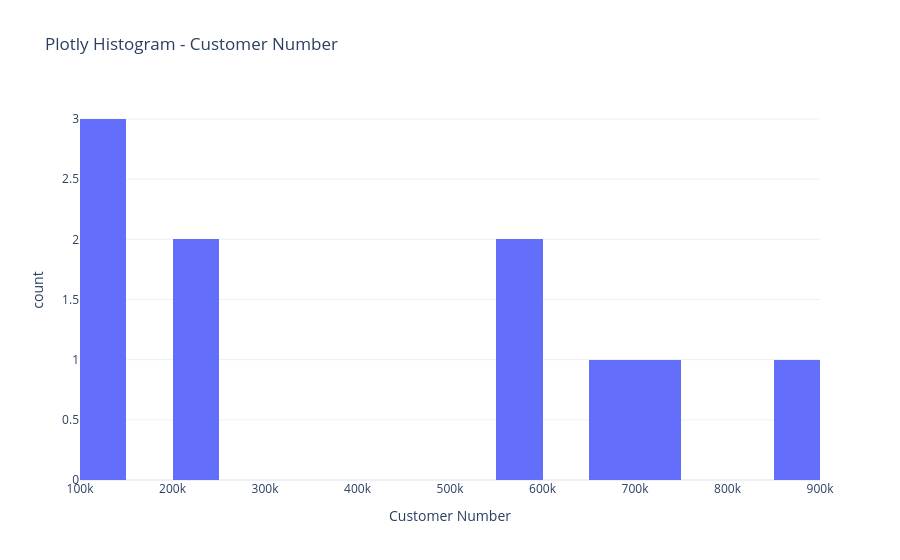
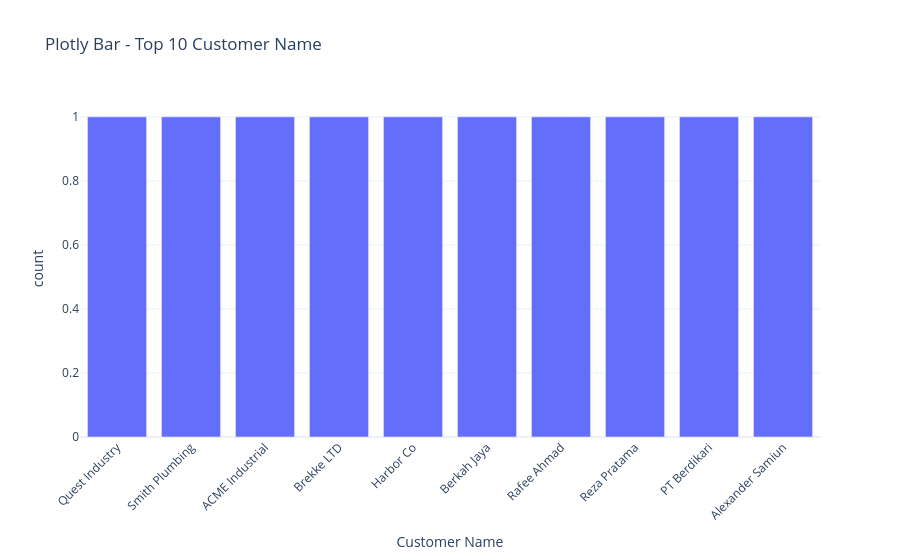

Write notebook code for charts like these, in order.
### Markdown cell above
## Bagian 3 - Plotly (Interaktif, Cocok untuk Eksplorasi)

Plotly memudahkan eksplorasi karena chart bisa di-zoom, pan, hover detail, dan disimpan sebagai HTML interaktif.

### Code cell
# Plotly histogram
if numeric_cols:
    num_col = numeric_cols[0]
    fig = px.histogram(df, x=num_col, nbins=30, title=f'Plotly Histogram - {num_col}', template='plotly_white')
    fig.show()

# Plotly bar kategori
if category_cols:
    cat_col = category_cols[0]
    tmp = df[cat_col].astype(str).value_counts().head(10).reset_index()
    tmp.columns = [cat_col, 'count']
    fig = px.bar(tmp, x=cat_col, y='count', title=f'Plotly Bar - Top 10 {cat_col}', template='plotly_white')
    fig.update_layout(xaxis_tickangle=-45)
    fig.show()

# Plotly scatter hubungan dua variabel numerik
if len(numeric_cols) >= 2:
    fig = px.scatter(df, x=numeric_cols[0], y=numeric_cols[1], title='Plotly Scatter - Hubungan Dua Variabel Numerik', template='plotly_white')
    fig.show()

### Figure 1 — Plotly figure (JSON) as saved in the notebook; plotly's stock layout.template omitted (floating-point values rounded to 4 significant figures)
{"data": [{"bingroup": "x", "hovertemplate": "Customer Number=%{x}<br>count=%{y}<extra></extra>", "legendgroup": "", "marker": {"color": "#636efa", "pattern": {"shape": ""}}, "name": "", "nbinsx": 30, "orientation": "v", "showlegend": false, "type": "histogram", "x": [100025, 552278, 234775, 249000, 651029, 565600, 897440, 123156, 138135, 748952], "xaxis": "x", "yaxis": "y"}], "layout": {"barmode": "relative", "legend": {"tracegroupgap": 0}, "title": {"text": "Plotly Histogram - Customer Number"}, "xaxis": {"anchor": "y", "domain": [0, 1], "title": {"text": "Customer Number"}}, "yaxis": {"anchor": "x", "domain": [0, 1], "title": {"text": "count"}}}}

### Figure 2 — Plotly figure (JSON) as saved in the notebook; plotly's stock layout.template omitted (floating-point values rounded to 4 significant figures)
{"data": [{"hovertemplate": "Customer Name=%{x}<br>count=%{y}<extra></extra>", "legendgroup": "", "marker": {"color": "#636efa", "pattern": {"shape": ""}}, "name": "", "orientation": "v", "showlegend": false, "textposition": "auto", "type": "bar", "x": ["Quest Industry", "Smith Plumbing", "ACME Industrial", "Brekke LTD", "Harbor Co", "Berkah Jaya", "Rafee Ahmad", "Reza Pratama", "PT Berdikari", "Alexander Samiun"], "xaxis": "x", "y": [1, 1, 1, 1, 1, 1, 1, 1, 1, 1], "yaxis": "y"}], "layout": {"barmode": "relative", "legend": {"tracegroupgap": 0}, "title": {"text": "Plotly Bar - Top 10 Customer Name"}, "xaxis": {"anchor": "y", "domain": [0, 1], "tickangle": -45, "title": {"text": "Customer Name"}}, "yaxis": {"anchor": "x", "domain": [0, 1], "title": {"text": "count"}}}}
